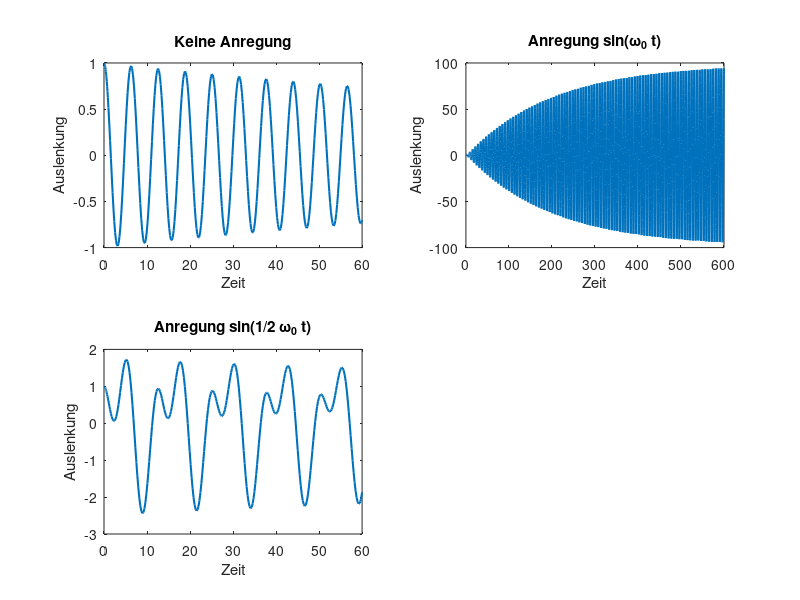

The MATLAB script that drew this image:
%-- Kap_09_Resonanz.m
function Resonanz
%-- Masse-Feder-Daempfer mit externer Kraft
global A omega alpha
  m = 100.0; k = 100.0; d = 1; 
  A = [0 1;-k/m -d/m]; 
  lam = eig(A); omega = imag(lam(1));
  y0 = [1;0];
  tspan =[0,60]; alpha = 0;
  [t,y] = ode45(@dgl,tspan,y0);
  subplot(2,2,1); plot(t,y(:,1),'linewidth',1.5);  
  xlabel('Zeit'); ylabel('Auslenkung'); title('Keine Anregung');
  tspan =[0,600]; alpha = 1;
  [t,y] = ode45(@dgl,tspan,y0);
  subplot(2,2,2); plot(t,y(:,1),'linewidth',1.5);
  xlabel('Zeit'); ylabel('Auslenkung'); title('Anregung sin(\omega_0 t)');
  omega = 0.5*imag(lam(1));
  tspan =[0,60]; alpha = 1;
  [t,y] = ode45(@dgl,tspan,y0);
  subplot(2,2,3); plot(t,y(:,1),'linewidth',1.5); 
  xlabel('Zeit'); ylabel('Auslenkung'); title('Anregung sin(1/2 \omega_0 t)');
end

function dy = dgl(t,y)
global A omega alpha
  dy = A*y;
  dy(2) = dy(2) + alpha*sin(omega*t);
end
